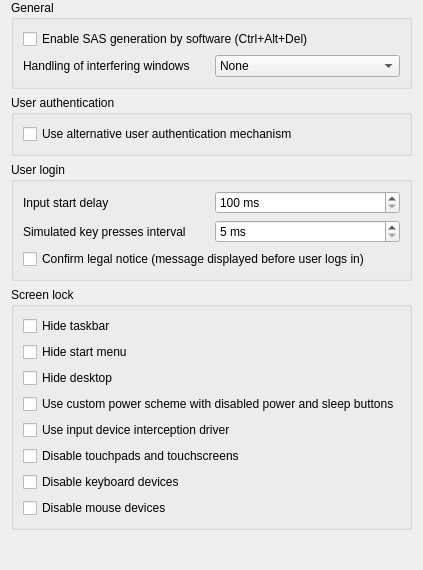
<?xml version="1.0" encoding="UTF-8"?>
<ui version="4.0">
 <class>WindowsPlatformConfigurationPage</class>
 <widget class="QWidget" name="WindowsPlatformConfigurationPage">
  <property name="windowTitle">
   <string>Windows</string>
  </property>
  <property name="windowIcon">
   <iconset theme="veyon-windows">
    <normaloff>:/icons/veyon-modern/scalable/veyon-windows.png</normaloff>:/icons/veyon-modern/scalable/veyon-windows.png</iconset>
  </property>
  <layout class="QVBoxLayout" name="verticalLayout_2">
   <property name="topMargin">
    <number>0</number>
   </property>
   <property name="bottomMargin">
    <number>0</number>
   </property>
   <item>
    <widget class="QGroupBox" name="groupBox_2">
     <property name="title">
      <string>General</string>
     </property>
     <layout class="QVBoxLayout" name="verticalLayout">
      <item>
       <widget class="QCheckBox" name="isSoftwareSASEnabled">
        <property name="text">
         <string>Enable SAS generation by software (Ctrl+Alt+Del)</string>
        </property>
       </widget>
      </item>
      <item>
       <layout class="QHBoxLayout" name="horizontalLayout">
        <item>
         <widget class="QLabel" name="interferingWindowsHandlingLabel">
          <property name="text">
           <string>Handling of interfering windows</string>
          </property>
         </widget>
        </item>
        <item>
         <widget class="QComboBox" name="interferingWindowsHandling">
          <item>
           <property name="text">
            <string>None</string>
           </property>
          </item>
          <item>
           <property name="text">
            <string>Fix window attributes</string>
           </property>
          </item>
          <item>
           <property name="text">
            <string>Terminate related process</string>
           </property>
          </item>
          <item>
           <property name="text">
            <string>Close session</string>
           </property>
          </item>
         </widget>
        </item>
       </layout>
      </item>
     </layout>
    </widget>
   </item>
   <item>
    <widget class="QGroupBox" name="groupBox_3">
     <property name="title">
      <string>User authentication</string>
     </property>
     <layout class="QVBoxLayout" name="verticalLayout_4">
      <item>
       <widget class="QCheckBox" name="disableSSPIBasedUserAuthentication">
        <property name="text">
         <string>Use alternative user authentication mechanism</string>
        </property>
       </widget>
      </item>
     </layout>
    </widget>
   </item>
   <item>
    <widget class="QGroupBox" name="groupBox_4">
     <property name="title">
      <string>User login</string>
     </property>
     <layout class="QGridLayout" name="gridLayout">
      <item row="1" column="1">
       <widget class="QSpinBox" name="logonKeyPressInterval">
        <property name="suffix">
         <string notr="true"> ms</string>
        </property>
        <property name="minimum">
         <number>5</number>
        </property>
        <property name="maximum">
         <number>100</number>
        </property>
        <property name="singleStep">
         <number>5</number>
        </property>
       </widget>
      </item>
      <item row="0" column="1">
       <widget class="QSpinBox" name="logonInputStartDelay">
        <property name="suffix">
         <string notr="true"> ms</string>
        </property>
        <property name="minimum">
         <number>100</number>
        </property>
        <property name="maximum">
         <number>5000</number>
        </property>
        <property name="singleStep">
         <number>100</number>
        </property>
       </widget>
      </item>
      <item row="0" column="0">
       <widget class="QLabel" name="label">
        <property name="text">
         <string>Input start delay</string>
        </property>
       </widget>
      </item>
      <item row="1" column="0">
       <widget class="QLabel" name="label_2">
        <property name="text">
         <string>Simulated key presses interval</string>
        </property>
       </widget>
      </item>
      <item row="2" column="0" colspan="2">
       <widget class="QCheckBox" name="logonConfirmLegalNotice">
        <property name="text">
         <string>Confirm legal notice (message displayed before user logs in)</string>
        </property>
       </widget>
      </item>
     </layout>
    </widget>
   </item>
   <item>
    <widget class="QGroupBox" name="groupBox">
     <property name="title">
      <string>Screen lock</string>
     </property>
     <layout class="QVBoxLayout" name="verticalLayout_3">
      <item>
       <widget class="QCheckBox" name="hideTaskbarForScreenLock">
        <property name="text">
         <string>Hide taskbar</string>
        </property>
       </widget>
      </item>
      <item>
       <widget class="QCheckBox" name="hideStartMenuForScreenLock">
        <property name="text">
         <string>Hide start menu</string>
        </property>
       </widget>
      </item>
      <item>
       <widget class="QCheckBox" name="hideDesktopForScreenLock">
        <property name="text">
         <string>Hide desktop</string>
        </property>
       </widget>
      </item>
      <item>
       <widget class="QCheckBox" name="useCustomPowerSchemeForScreenLock">
        <property name="text">
         <string>Use custom power scheme with disabled power and sleep buttons</string>
        </property>
       </widget>
      </item>
      <item>
       <widget class="QCheckBox" name="useInterceptionDriver">
        <property name="text">
         <string>Use input device interception driver</string>
        </property>
       </widget>
      </item>
      <item>
       <widget class="QCheckBox" name="disableTouchDevicesForScreenLock">
        <property name="text">
         <string>Disable touchpads and touchscreens</string>
        </property>
       </widget>
      </item>
      <item>
       <widget class="QCheckBox" name="disableKeyboardDevicesForScreenLock">
        <property name="text">
         <string>Disable keyboard devices</string>
        </property>
       </widget>
      </item>
      <item>
       <widget class="QCheckBox" name="disableMouseDevicesForScreenLock">
        <property name="text">
         <string>Disable mouse devices</string>
        </property>
       </widget>
      </item>
     </layout>
    </widget>
   </item>
   <item>
    <spacer name="verticalSpacer">
     <property name="orientation">
      <enum>Qt::Orientation::Vertical</enum>
     </property>
     <property name="sizeHint" stdset="0">
      <size>
       <width>20</width>
       <height>40</height>
      </size>
     </property>
    </spacer>
   </item>
  </layout>
 </widget>
 <tabstops>
  <tabstop>isSoftwareSASEnabled</tabstop>
  <tabstop>interferingWindowsHandling</tabstop>
  <tabstop>disableSSPIBasedUserAuthentication</tabstop>
  <tabstop>logonInputStartDelay</tabstop>
  <tabstop>logonKeyPressInterval</tabstop>
  <tabstop>logonConfirmLegalNotice</tabstop>
  <tabstop>hideTaskbarForScreenLock</tabstop>
  <tabstop>hideStartMenuForScreenLock</tabstop>
  <tabstop>hideDesktopForScreenLock</tabstop>
  <tabstop>useCustomPowerSchemeForScreenLock</tabstop>
  <tabstop>useInterceptionDriver</tabstop>
  <tabstop>disableTouchDevicesForScreenLock</tabstop>
  <tabstop>disableKeyboardDevicesForScreenLock</tabstop>
  <tabstop>disableMouseDevicesForScreenLock</tabstop>
 </tabstops>
 <resources>
  <include location="windows.qrc"/>
 </resources>
 <connections/>
 <slots>
  <slot>updateVncServerPluginConfigurationWidget()</slot>
  <slot>startWindowsPlatform()</slot>
  <slot>stopWindowsPlatform()</slot>
 </slots>
</ui>
